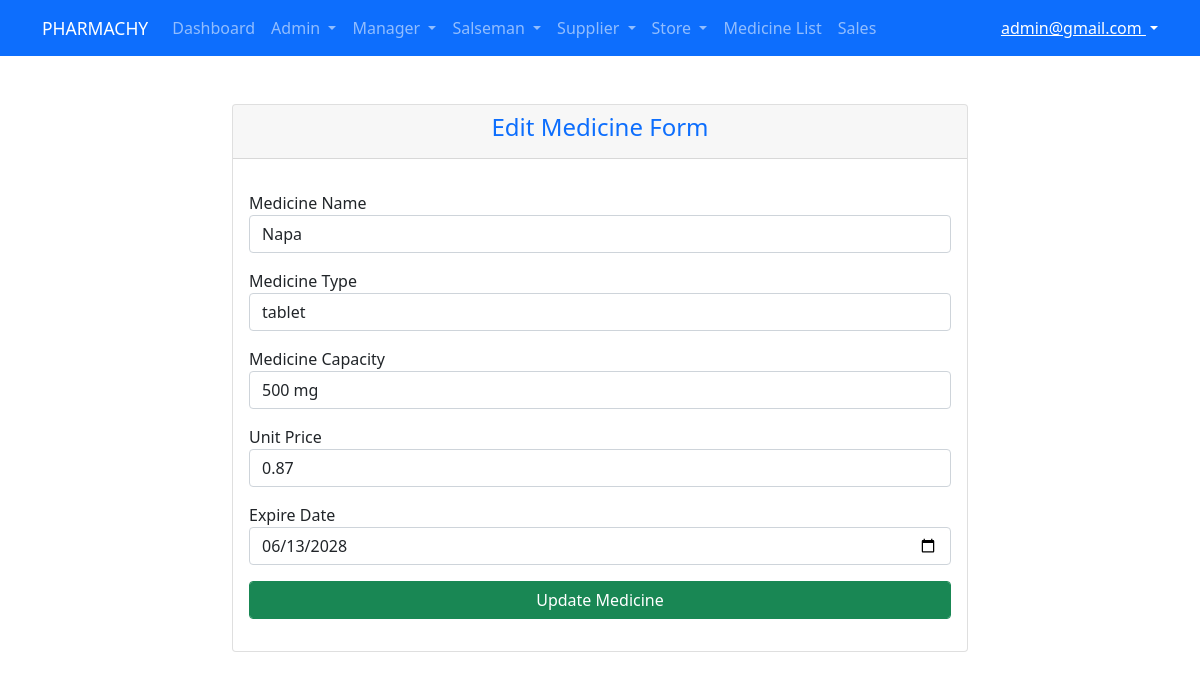
The page /edit_medicine.php?medicine_id=3 (signed in) on the database its author committed.
### tables this page shows
CREATE TABLE `pharmachy_stock` (
  `medicine_id` int(11) NOT NULL,
  `medicine_name` varchar(100) NOT NULL,
  `medicine_type` varchar(100) NOT NULL,
  `medicine_capacity` varchar(100) NOT NULL,
  `unit_price` double NOT NULL,
  `medicine_quantity` int(100) NOT NULL DEFAULT 0,
  `expired_date` date NOT NULL DEFAULT '1000-01-01'
);

### edit_medicine.php (the view, shortened to what this page needs)
<?php
require_once 'include/header.php';
require_once 'include/navbar.php';
require_once 'include/database.php';
$medicine_id = $_GET['medicine_id'];
$sql = "SELECT * FROM pharmachy_stock WHERE medicine_id = '$medicine_id' ";
$res = mysqli_query($con, $sql);
$fetch_acco = mysqli_fetch_assoc($res);
?>
<div class="container">
    <div class="row">
        <div class="col-md-8 m-auto">
            <div class="card mt-5">
                <div class="card-header">
                    <h4 class="card-title text-center text-primary">Edit Medicine Form</h4>
                </div>
                <div class="card-body">
                    <form action="edit_medicine_post.php" method="post">
                        <div class="mb-3">
                            <label class="form-lable">Medicine Name</label>
                            <input class="form-control" type="text" name="medicine_name" value="<?= $fetch_acco['medicine_name'] ?>">
                        </div>
                        <div class="mb-3">
                            <label class="form-lable">Medicine Type</label>
                            <input class="form-control" type="text" name="medicine_type" value="<?= $fetch_acco['medicine_type'] ?>">
                        </div>
                        <div class="mb-3">
                            <label class="form-lable">Medicine Capacity</label>
                            <input class="form-control" type="text" name="medicine_capacity" value="<?= $fetch_acco['medicine_capacity'] ?>">
                        </div>
                        <div class="mb-3">
                            <label class="form-lable">Unit Price</label>
                            <input class="form-control" type="text" name="unit_price" value="<?= $fetch_acco['unit_price'] ?>">
                        </div>
                        <div class="mb-3">
                            <label class="form-lable">Expire Date</label>
                            <input class="form-control" type="date" name="expire_date" value="<?= $fetch_acco['expired_date'] ?>">
                        </div>
                        <div class="mb-3">
                            <button class="form-control btn btn-success">Update Medicine</button>
                        </div>
                    </form>
                </div>
            </div>
        </div>
    </div>
</div>
<?php
require_once 'include/footer.php';
?>

### rows shown on the page
pharmachy_stock: medicine_name "Napa", medicine_type "tablet", medicine_capacity "500 mg", unit_price "0.87", expire_date "06/13/2028"

### other values the page prints
$_SESSION['email'] "admin@gmail.com"
